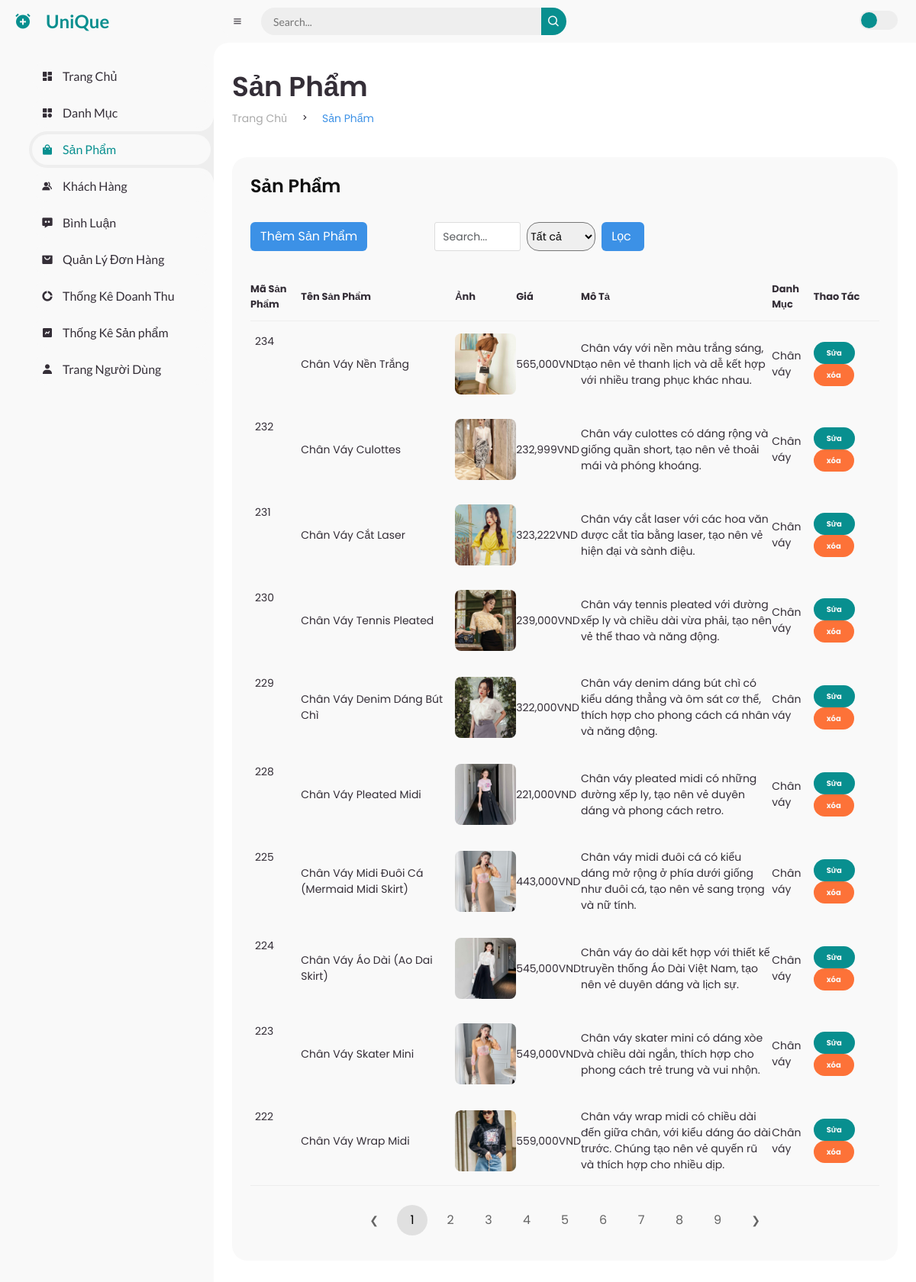
/admin/index.php?act=listsp, run on the app's committed database.
### tables this page shows
CREATE TABLE `product` (
  `product_id` int(11) NOT NULL,
  `product_name` varchar(100) NOT NULL,
  `image` text NOT NULL,
  `price` int(11) NOT NULL,
  `description` text NOT NULL,
  `category_id` int(11) NOT NULL,
  `is_hidden` tinyint(1) DEFAULT 0
);

CREATE TABLE `categories` (
  `category_id` int(11) NOT NULL,
  `category_name` varchar(100) NOT NULL,
  `status` int(11) NOT NULL
);

### Models/connect.php (called while the page is built, shortened)
<?php
function pdo_get_connection(){
    $servername = "localhost";
    $username = "root";
    $password = "";
    try {
    $conn = new PDO("mysql:host=$servername;dbname=duan1", $username, $password);
    $conn->setAttribute(PDO::ATTR_ERRMODE, PDO::ERRMODE_EXCEPTION);
    return $conn;
    } catch(PDOException $e) {
    echo "Kết nối thất bại: " . $e->getMessage();
    }
}
function pdo_query($sql, ...$sql_args) {
    try {
        $conn = Pdo_get_connection();
        $stmt = $conn->prepare($sql);
        $stmt->execute($sql_args);
        return $stmt->fetchAll();
    } catch (PDOException $e) {
        throw $e;
    } finally {
        unset($conn);
    }
}
?>

### Models/sanpham.php (called while the page is built, shortened)
<?php
function loadall_sanpham($search = "", $category_id = 0, $start, $limit = 0) {
    $sql = "SELECT product.*, categories.category_name
            FROM product
            LEFT JOIN categories ON product.category_id = categories.category_id
            WHERE 1 ";
    $sql .= " ORDER BY product.product_id DESC ";
    $sql .= " LIMIT $start, $limit";
    return pdo_query($sql);
}
?>

### admin/Sanpham/list.php (the view, shortened to what this page needs)
<main>
    <div class="head-title">
        <div class="left">
            <h1>Sản Phẩm</h1>
            <ul class="breadcrumb">
                <li>
                    <a href="index.php?act=home">Trang Chủ</a>
                </li>
                <li><i class='bx bx-chevron-right'></i></li>
                <li>
                    <a class="active" href="#">Sản Phẩm</a>
                </li>
            </ul>
        </div>
    </div>
    <div class="table-data">
        <div class="order">
            <div class="head">
                <h3>Sản Phẩm</h3>
            </div>
            <div class="form-group  d-flex ">
                <form action="index.php?act=createsp" method="post" class="pb-4">
                    <a href="index.php?act=createsp"><button class="btn btn-insert">Thêm Sản Phẩm</button></a>
                </form>
                <form action="" method="post" class="form-group form-search-sp">
                    <div class="form-input pb-2 d-flex    ">
                        <input type="text" name="search" width="50px" placeholder="Search..." class="form-control mx-2">
                        <select name="category_id" class="rounded-4">
                            <option value="0" selected>Tất cả</option>
                        </select>
                        <input type="submit" name="locsp" value="Lọc " class=" btn btn-insert mx-2">
                    </div>
                </form>
            </div>
            <table>
                <thead class="tr-shadow">
                    <tr>
                        <th>Mã Sản Phẩm</th>
                        <th>Tên Sản Phẩm</th>
                        <th colspan="2"> Ảnh </th>
                        <th>Giá </th>
                        <th class="desc">Mô Tả </th>
                        <th>Danh Mục</th>
                        <th>Thao Tác</th>
                    </tr>
                </thead>
                <tbody>
                    <?php
                    foreach ($listsanpham as $sanpham) {
                        extract($sanpham);
                        $suasp = "index.php?act=editsp&id_sp=" . $product_id;
                        $xoasp = "index.php?act=deletesp&id_sp=" . $product_id;
                        echo '<tr class="tr-shadow">
                           <td>
                            ' . $product_id . '
                           </td>
                           <td >' . $product_name . '</td>
                           <td colspan="2"> <img src="../image/' .
                            explode(',', $image)[0]
                            . '" ></td>
                           <td>' . number_format($price, 0, '.', ',') . 'VND</td>
                           <td class="desc">' . $description . '</td>
                           <td>' . $category_name . '</td>
                           <td >
                               <a href="' . $suasp . '"><button class=" btn status completed">Sửa </button></a>
                           <a href=" ' . $xoasp . '" onclick="return confirm(\'Bạn có chắc muốn xóa?\')"><button class="btn status pending">xóa</button></a>
                           </td>
                       </tr>'
                        ;
                    }
                    ?>
                </tbody>
            </table>
            <div class="pagination__wrapper">
                <ul class="pagination">
                    <li><a href="index.php?act=listsp&page=<?= $page > 1 ? $page - 1 : 1 ?>" class="prev"
                            title="Trang trước">&#10094;</a></li>
                    <?php
                    $Pagepagination = ceil($countsp / $limit);
                    for ($i = 1; $i <= $Pagepagination; $i++):
                        ?>
                        <li>
                            <a href="index.php?act=listsp&page=<?= $i ?>" class="<?= $i == $page ? 'active' : '' ?>">
                                <?= $i ?>
                            </a>
                        </li>
                    <?php endfor; ?>
                    <li><a href="index.php?act=listsp&page=<?= $page < $Pagepagination ? $page + 1 : $page ?>"
                            class="next" title="Trang tiếp theo">&#10095;</a></li>
                </ul>
            </div>
        </div>
    </div>
</main>

### admin/css/style.css (style rules this page uses)
* { margin: 0; padding: 0; box-sizing: border-box; }
a { text-decoration: none; }
li { list-style: none; }
:root { --poppins: 'Poppins', sans-serif; --lato: 'Lato', sans-serif; --light: #F9F9F9; --blue: #3C91E6; --light-blue: #CFE8FF; --grey: #eee; --dark-grey: #AAAAAA; --dark: #342E37; --red: #DB504A; --yellow: #ebc753; --light-yellow: #FFF2C6; --orange: #FD7238; --light-orange: #FFE0D3; --green: #088F8F; --light-green: #E6FFFA; --red: #DB504A; }
.btn-insert { background-color: var(--blue); color: white; }
html { overflow-x: hidden; }
body { background: var(--grey); overflow-x: hidden; }
.form-search-sp { padding-left: 5rem; width: 45%; }
#content main { width: 100%; padding: 36px 24px; font-family: var(--poppins); max-height: calc(100vh - 56px); overflow-y: auto; }
#content main .head-title { display: flex; align-items: center; justify-content: space-between; grid-gap: 16px; flex-wrap: wrap; }
#content main .head-title .left h1 { font-size: 36px; font-weight: 600; margin-bottom: 10px; color: var(--dark); }
#content main .head-title .left .breadcrumb { display: flex; align-items: center; grid-gap: 16px; }
#content main .head-title .left .breadcrumb li { color: var(--dark); }
#content main .head-title .left .breadcrumb li a { color: var(--dark-grey); pointer-events: none; }
#content main .head-title .left .breadcrumb li a.active { color: var(--blue); pointer-events: unset; }
#content main .table-data { display: flex; flex-wrap: wrap; grid-gap: 24px; margin-top: 24px; width: 100%; color: var(--dark); }
#content main .table-data>div { border-radius: 20px; background: var(--light); padding: 24px; overflow-x: auto; }
#content main .table-data .head { display: flex; align-items: center; grid-gap: 16px; margin-bottom: 24px; }
#content main .table-data .head h3 { margin-right: auto; font-size: 24px; font-weight: 600; }
#content main .table-data .order { flex-grow: 1; flex-basis: 500px; }
#content main .table-data .order table { width: 100%; border-collapse: collapse; }
#content main .table-data .order table th { padding-bottom: 12px; font-size: 13px; text-align: left; border-bottom: 1px solid var(--grey); }
#content main .table-data .order table td { padding: 16px 0; }
#content main .table-data .order table tr td:first-child { display: flex; align-items: center; grid-gap: 12px; padding-left: 6px; }
#content main .table-data .order table td img { width: 80px; height: 80px; border-radius: 10%; object-fit: cover; }
#content main .table-data .order table tr td .status { font-size: 10px; padding: 6px 16px; color: var(--light); border-radius: 20px; font-weight: 700; }
#content main .table-data .order table tr td .status.completed { background: var(--green); }
#content main .table-data .order table tr td .status.pending { background: var(--orange); }
.desc { max-width: 400px; }

### data on the page
product: product_id "234", product_name "Chân Váy Nền Trắng", image (picture), price "565,000", description "Chân váy với nền màu trắng sáng, tạo nên vẻ thanh lịch và dễ kết hợp với nhiều trang phục khác nhau.", category.category_name "Chân váy"
product: product_id "232", product_name "Chân Váy Culottes", image (picture), price "232,999", description "Chân váy culottes có dáng rộng và giống quần short, tạo nên vẻ thoải mái và phóng khoáng.", category.category_name "Chân váy"
product: product_id "231", product_name "Chân Váy Cắt Laser", image (picture), price "323,222", description "Chân váy cắt laser với các hoa văn được cắt tỉa bằng laser, tạo nên vẻ hiện đại và sành điệu.", category.category_name "Chân váy"
product: product_id "230", product_name "Chân Váy Tennis Pleated", image (picture), price "239,000", description "Chân váy tennis pleated với đường xếp ly và chiều dài vừa phải, tạo nên vẻ thể thao và năng động.", category.category_name "Chân váy"
product: product_id "229", product_name "Chân Váy Denim Dáng Bút Chì", image (picture), price "322,000", description "Chân váy denim dáng bút chì có kiểu dáng thẳng và ôm sát cơ thể, thích hợp cho phong cách cá nhân và năng động.", category.category_name "Chân váy"
product: product_id "228", product_name "Chân Váy Pleated Midi", image (picture), price "221,000", description "Chân váy pleated midi có những đường xếp ly, tạo nên vẻ duyên dáng và phong cách retro.", category.category_name "Chân váy"
product: product_id "225", product_name "Chân Váy Midi Đuôi Cá (Mermaid Midi Skirt)", image (picture), price "443,000", description "Chân váy midi đuôi cá có kiểu dáng mở rộng ở phía dưới giống như đuôi cá, tạo nên vẻ sang trọng và nữ tính.", category.category_name "Chân váy"
product: product_id "224", product_name "Chân Váy Áo Dài (Ao Dai Skirt)", image (picture), price "545,000", description "Chân váy áo dài kết hợp với thiết kế truyền thống Áo Dài Việt Nam, tạo nên vẻ duyên dáng và lịch sự.", category.category_name "Chân váy"
product: product_id "223", product_name "Chân Váy Skater Mini", image (picture), price "549,000", description "Chân váy skater mini có dáng xòe và chiều dài ngắn, thích hợp cho phong cách trẻ trung và vui nhộn.", category.category_name "Chân váy"
product: product_id "222", product_name "Chân Váy Wrap Midi", image (picture), price "559,000", description "Chân váy wrap midi có chiều dài đến giữa chân, với kiểu dáng áo dài trước. Chúng tạo nên vẻ quyến rũ và thích hợp cho nhiều dịp.", category.category_name "Chân váy"
